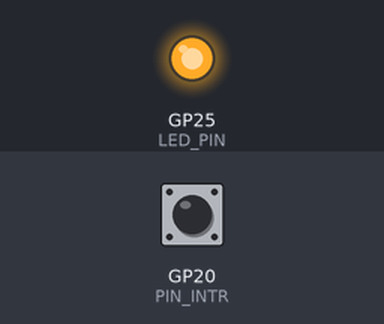
Simulated run of this program. Board: Raspberry Pi Pico. Shown: output pins drawn as LEDs (lit = HIGH). The inputs (shaded band) are chosen by the test bench; at power-on: GP20 (PIN_INTR) HIGH. USB keyboard and mouse output is not drawn; pins used as bus, display or sensor lines are not drawn.

Above: at 1.2 s.
1.3 s: GP20 (PIN_INTR) pulled LOW for 1 s
At 2.06 s:
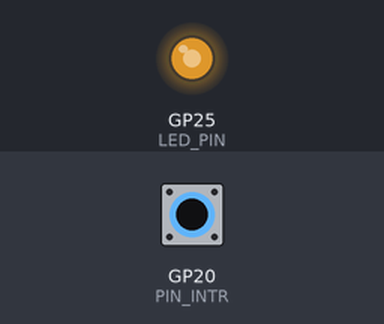
3.8 s: GP20 (PIN_INTR) pulled LOW for 3.2 s
At 5.16 s:
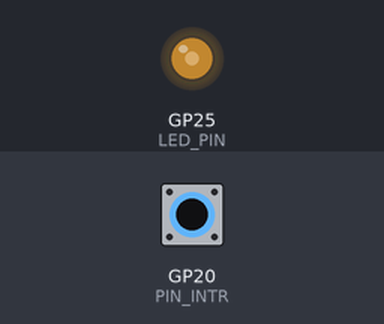
At 6.8 s:
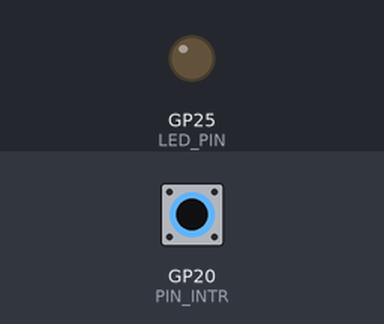
Timing chart, 0 to 8.5 s (numbered marks = the images above; inputs shaded):
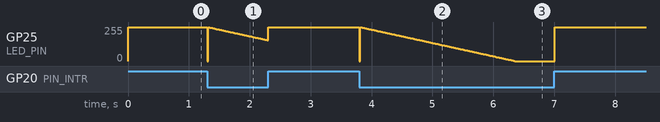

Measured:
- after the input at 3.8 s, GP25 (LED_PIN): ramps from 255/255 to 0/255 and jumps back, once every 3.2 s

The program:

main.cpp
```cpp
/*
 * main.cpp — XPT2046 resistive touch to USB HID Mouse
 *
 * PlatformIO / Arduino-Pico (earlephilhower) core.
 * The SPI peripheral and default pin mapping are configured in platformio.ini;
 * only CS and the PENIRQ interrupt line need explicit pin management here.
 */

#include "config.h"
#include <Mouse.h>

// ── Hardware pin assignments ───────────────────────────────────────────────
// SPI0 SCK/MOSI/MISO are set via build flags in platformio.ini.
#define PIN_CS   17   // XPT2046 chip select, active low
#define PIN_INTR 20   // XPT2046 PENIRQ, active low (per datasheet)
#define LED_PIN  25   // Onboard LED, PWM-controlled

// ── XPT2046 command bytes ─────────────────────────────────────────────────
#define CMD_READ_X 0xD0   // Differential X measurement, 12-bit
#define CMD_READ_Y 0x90   // Differential Y measurement, 12-bit

// ── Screen mapping ────────────────────────────────────────────────────────
#define SCREEN_WIDTH  800
#define SCREEN_HEIGHT 480

// ── Touch calibration (raw 12-bit ADC limits, measured on panel) ──────────
#define X_MIN   150
#define X_MAX  3784
#define Y_MIN   277
#define Y_MAX  3784
#define X_RANGE (X_MAX - X_MIN)
#define Y_RANGE (Y_MAX - Y_MIN)

// ── Tuning ────────────────────────────────────────────────────────────────
#define MOUSE_SCALE 1   // Multiplier on movement deltas; 1 = 1:1

static uint16_t read_touch_axis(uint8_t cmd) {
    SPI.beginTransaction(SPISettings(1000000, MSBFIRST, SPI_MODE0));
    digitalWrite(PIN_CS, LOW);
    SPI.transfer(cmd);
    uint8_t high = SPI.transfer(0);
    uint8_t low = SPI.transfer(0);
    digitalWrite(PIN_CS, HIGH);
    SPI.endTransaction();

    uint16_t result = ((high << 8) | low) >> 3; // 12-bit
    return result;
}

void setup() {
    // Initialize SPI
    SPI.begin();

    // CS pin
    pinMode(PIN_CS, OUTPUT);
    digitalWrite(PIN_CS, HIGH);

    // PENIRQ is open-drain, active low — internal pull-up required
    pinMode(PIN_INTR, INPUT_PULLUP);

    // LED pin
    pinMode(LED_PIN, OUTPUT);
    analogWrite(LED_PIN, 255); // Turn on full brightness

    // Initialize Mouse
    Mouse.begin();

    // Initialize UART0 for debugging
    Serial1.begin(115200);
}

void loop() {
    static int16_t last_x = -1, last_y = -1;
    static unsigned long touch_start = 0;
    static bool touching = false;
    static unsigned long last_touch_time = 0;

    if (digitalRead(PIN_INTR) == LOW) { // Touch detected
        if (!touching) {
            touching = true;
            touch_start = millis();
            analogWrite(LED_PIN, 0); // Turn off LED on touch start
        } else {
            unsigned long elapsed = millis() - touch_start;
            int brightness = 255 - (int)(elapsed / 10);
            if (brightness < 0) brightness = 0;
            analogWrite(LED_PIN, brightness);
        }

        // Step 1 — Average 2 raw ADC readings per axis to reduce noise
        uint16_t x_raw = 0, y_raw = 0;
        for (int i = 0; i < 2; i++) {
            x_raw += read_touch_axis(CMD_READ_X);
            y_raw += read_touch_axis(CMD_READ_Y);
        }
        x_raw /= 2;
        y_raw /= 2;

        // Debug output on UART0 (GPIO 0 TX, 115200 baud)
        Serial1.print("X: ");
        Serial1.print(x_raw);
        Serial1.print(", Y: ");
        Serial1.println(y_raw);

        // Step 2 — Map raw ADC values to screen pixel coordinates
        int16_t x = ((x_raw - X_MIN) * SCREEN_WIDTH)  / X_RANGE;
        int16_t y = ((y_raw - Y_MIN) * SCREEN_HEIGHT) / Y_RANGE;

        // Clamp to screen bounds
        x = constrain(x, 0, SCREEN_WIDTH  - 1);
        y = constrain(y, 0, SCREEN_HEIGHT - 1);

        if (last_x != -1 && last_y != -1) {
            int8_t dx = (x - last_x) * MOUSE_SCALE;
            int8_t dy = (y - last_y) * MOUSE_SCALE;

            // Step 3 — Jitter suppression: discard sub-threshold deltas
            if (abs(dx) >= 10 || abs(dy) >= 10) {
                Mouse.move(dx, dy);
                last_x = x;
                last_y = y;
            }
        } else {
            // Seed from screen centre on first touch so the first delta is
            // relative to a known position rather than an uninitialised one
            last_x = SCREEN_WIDTH  / 2;
            last_y = SCREEN_HEIGHT / 2;
        }

        delay(15);
    } else {
        if (touching) {
            touching = false;
            last_touch_time = millis();
            analogWrite(LED_PIN, 255);
        }
        // Reset tracking state 300 ms after lift-off
        if (millis() - last_touch_time > 300) {
            last_x = -1;
            last_y = -1;
        }
    }
}
```

config.h
```cpp
/*
 * config.h — Framework include aggregator.
 *
 * Provides Arduino.h and SPI.h to all translation units via a single
 * include.  The SPI peripheral pin mapping is configured in platformio.ini
 * via build flags (PICO_DEFAULT_SPI_*).
 */

#ifndef CONFIG_H
#define CONFIG_H

#include <Arduino.h>
#include <SPI.h>

#endif // CONFIG_H
```
